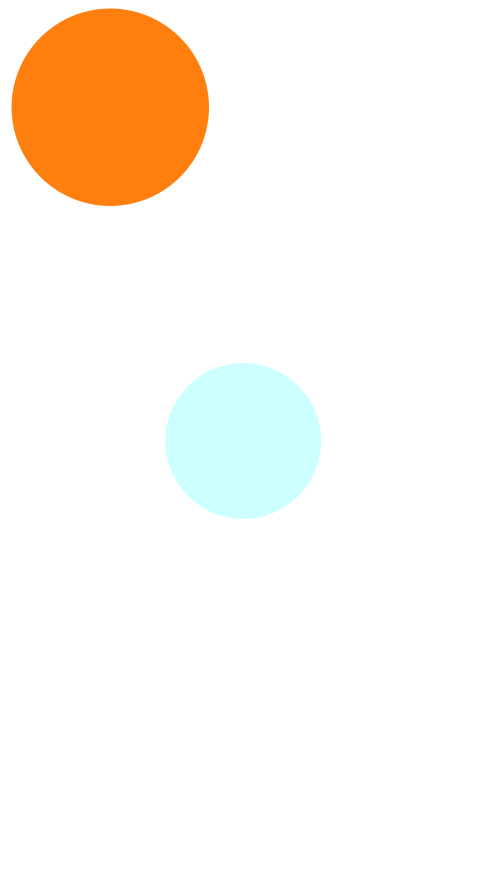
#> input picture project/plt1.png, 963 x 1770 px, found by its file name (shown at 1/2 size)
$ python algol.py
#> lines starting #> are read from the running program, lines starting #| are printed output that depends on the picture
import matplotlib.pyplot as plt
import matplotlib.animation as animation
from matplotlib import rc
from matplotlib.ticker import ScalarFormatter
from matplotlib.backends.backend_agg import FigureCanvasAgg
from matplotlib.figure import Figure

from PIL import Image

from scipy.integrate import solve_ivp
from scipy.spatial.transform import Rotation as R

import numpy as np

# [5 lines of commented-out code are left out]

rc('animation', html='jshtml')

'''
https://en.wikipedia.org/wiki/Algol
'''

'''
Constants
'''
sol_mass = 2e30     # mass of sun in kg
sol_r = 695700      # radius of sun in km
sol_L = 3.828e26    # luminosity of the sun in Watts
G = 6.67430e-20     # km**3/(kg * s**2)

'''
Astrometry of Algol System
'''
d = 28          # parsecs

'''
Details of beta per Aa1
'''
m1 = sol_mass * 3.17
r1 = sol_r * 2.73
L1 = sol_L * 182
T1 = 13000  # Kelvin
# c1 = rr.teffToColor("B-V", T1, 0.0)
# print(c1)

'''
Details of beta per Aa2
'''
m2 = sol_mass * 0.70
r2 = sol_r * 3.48
L2 = sol_L * 6.92
T2 = 4500  # Kelvin

'''
Orbital Parameters of beta per Aa2 around beta per Aa1
'''
p = 2.867328    # period in days
a = 0.00215     # semi-major axis in arcseconds
e = 0           # eccentricity
i = 98.70       # inclination in degrees
omega = 43.43   # longitude of the node in degrees

'''
Conversions
'''
d = d * 206265 # AU
a = a * (np.pi/(180 * 3600))    # radians
a = a * d * 1.496e8 # km
print("Semi-major axis = " + str("{:e}".format(a)) + " km. Since eccentricity = " + str(e) + ", the orbit is ciruclar and the semi-major axis \n is equivalent to the radius of the orbit.")
r = a

# Define the Euler angles
phi = omega - 180   # alpha
theta = -i          # beta
psi = 90            # gamma

def Rx(theta):
  return np.matrix([[ 1, 0           , 0           ],
                   [ 0, np.cos(theta),-np.sin(theta)],
                   [ 0, np.sin(theta), np.cos(theta)]])

def Ry(theta):
  return np.matrix([[ np.cos(theta), 0, np.sin(theta)],
                   [ 0           , 1, 0           ],
                   [-np.sin(theta), 0, np.cos(theta)]])

def Rz(theta):
  return np.matrix([[ np.cos(theta), -np.sin(theta), 0 ],
                   [ np.sin(theta), np.cos(theta) , 0 ],
                   [ 0           , 0            , 1 ]])

R = Rz(psi) * Ry(theta) * Rx(phi) # Create a rotation matrix from the Euler angles


center = [0,0,0]
thet = np.linspace(0, 2*np.pi, 200)
x = (r * np.cos(thet) + center[0])
y = (r * np.sin(thet) + center[1])
z = (np.zeros(len(x)))
coord = np.zeros((len(x),3))
# print(len(x))

for j in range(len(x)):
    arr = R * [[x[j]], [y[j]], [z[j]]]
    coord[j,0] = arr[0]
    coord[j,1] = arr[1]
    coord[j,2] = arr[2]
# print(coord[:,2])

'''
Plotting
'''

fig = plt.figure(figsize=(10,5))
ax = fig.add_subplot(131, projection="3d")
ax1 = fig.add_subplot(132, projection="3d")
ax2 = fig.add_subplot(133)

u1 = np.linspace(0, 2 * np.pi, 50)
v1 = np.linspace(0, np.pi, 50)
x1 = r1 * np.outer(np.cos(u1), np.sin(v1)) + center[0]
y1 = r1 * np.outer(np.sin(u1), np.sin(v1)) + center[1]
z1 = r1 * np.outer(np.ones(np.size(u1)), np.cos(v1)) + center[2]
# print(z1)

step = 9
u2 = np.linspace(0, 2 * np.pi, 50)
v2 = np.linspace(0, np.pi, 50)
x2 = r2 * np.outer(np.cos(u2), np.sin(v2)) + coord[step, 0]
y2 = r2 * np.outer(np.sin(u2), np.sin(v2)) + coord[step, 1]
z2 = r2 * np.outer(np.ones(np.size(u2)), np.cos(v2)) + coord[step, 2]

def plot_everything(ax):

    ax.plot(coord[:,0], coord[:,1], coord[:,2]) # plot orbit

    ax.plot_surface(x1, y1, z1, color='#CCFFFF') # plot beta per Aa1
    ax.set_aspect('equal')

    ax.plot_surface(x2, y2, z2, color='tab:orange') # plot beta per Aa2
    ax.set_aspect('equal')

    # ax.view_init(elev = 90, azim = 0, roll = 90)

    formatter = ScalarFormatter(useMathText=True)
    formatter.set_scientific(True)
    # formatter.set_powerlimits((-1,8))

    ax.set_xlabel('x [1e6 km]')
    ax.set_ylabel('y [1e6 km]')
    ax.set_zlabel('z [1e6 km]')
    ax.xaxis.set_major_formatter(formatter)
    ax.ticklabel_format(useOffset=False)

    ax.autoscale(False)
    # ax._axis3don = False
    ax.set_xlim3d( np.min(coord[:,0]), np.max(coord[:,0]) ) # x-axis limits defined by minimum and maximum x value of orbit
    ax.set_ylim3d( np.min(coord[:,1]), np.max(coord[:,1]) ) # y-^^^^
    ax.set_zlim3d( np.min(coord[:,2]), np.max(coord[:,2]) ) # z-^^^^

plot_everything(ax)
ax.view_init(elev = 20, azim = -40, roll = 0)

plot_everything(ax1)
ax1.view_init(elev = 90, azim = 0, roll = 90)
ax1.zaxis.line.set_lw(0.)
ax1.set_zticks([])
ax1.set_zlabel(' ')
ax1.set_xlabel('x [km]')
ax1.set_ylabel('y [km]')
ax1.grid(False)
# ax1.plot(coord[:,0], coord[:,1], 'b', zdir='z', zs=-1e7)  # projection

ax2.plot(coord[:,0], coord[:,1], 'b', lw='0.25')
zorder1 = 0
zorder2 = 0
if(coord[step,2] > center[2]):
    zorder1 = 1
    zorder2 = 2
else:
    zorder1 = 2
    zorder2 = 1
c1 = plt.Circle((center[0], center[1]), r1, color='#CCFFFF', zorder=zorder1)
c2 = plt.Circle((coord[step,0], coord[step,1]), r2, color='tab:orange', zorder=zorder2)
ax2.add_patch(c1)
ax2.add_patch(c2)
ax2.set_aspect('equal')

fig.tight_layout()

plt.show()
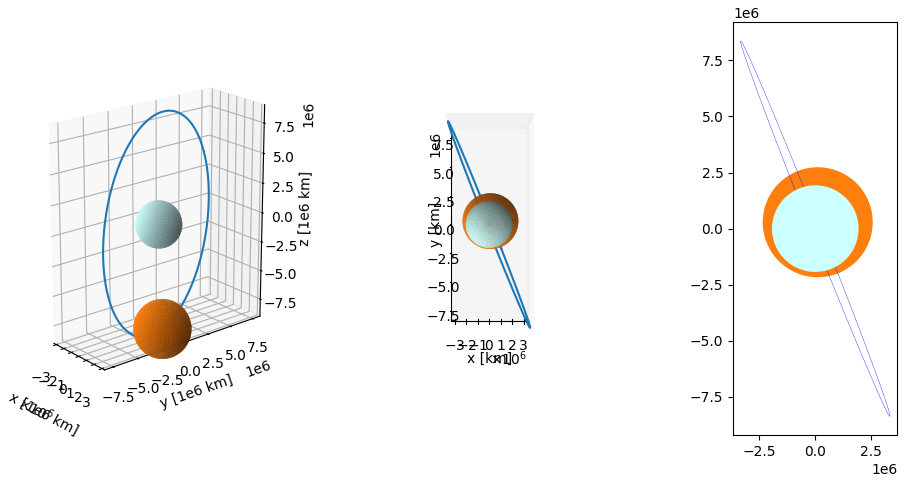
#> figure drawn by matplotlib, 3 panels


'''
Projections
'''

fig = plt.figure(figsize=(10,5))
ax = fig.add_subplot(221)
ax1 = fig.add_subplot(222)
ax2 = fig.add_subplot(223)
ax3 = fig.add_subplot(224)

def plot_proj(ax,step):
    ax.plot(coord[:,0], coord[:,1], 'b', lw='0')
    zorder1 = 0
    zorder2 = 0
    if(coord[step,2] > center[2]):
        zorder1 = 1
        zorder2 = 2
    else:
        zorder1 = 2
        zorder2 = 1
    c1 = plt.Circle((center[0], center[1]), r1, color='#CCFFFF', zorder=zorder1)
    c2 = plt.Circle((coord[step,0], coord[step,1]), r2, color='tab:orange', zorder=zorder2)
    ax.add_patch(c1)
    ax.add_patch(c2)
    ax.set_aspect('equal')
    ax.set_xticks([])
    ax.set_xlabel(' ')
    ax.set_yticks([])
    ax.set_ylabel(' ')
    ax.grid(False)
    # ax.set_aspect('equal')
    ax.set_xlim( np.min(coord[:,0]) - 3e6, np.max(coord[:,0]) + 3e6)
    ax.set_ylim( np.min(coord[:,1]) - 3e6, np.max(coord[:,1]) + 3e6)

plot_proj(ax, 50 + 9)
ax.set_title('Full Luminosity')
plot_proj(ax1, 9)
ax1.set_title('Secondary Eclipse')
plot_proj(ax2, 150 + 9)
ax2.set_title('Full Luminosity')
plot_proj(ax3, 100 + 9)
ax3.set_title('Primary Eclipse')

# canvas = FigureCanvasAgg(fig)
# # Option 2: Retrieve a memoryview on the renderer buffer, and convert it to a
# # numpy array.
# canvas.draw()
# rgba = np.asarray(canvas.buffer_rgba())
# # ... and pass it to PIL.
# im = Image.fromarray(rgba)
# # This image can then be saved to any format supported by Pillow, e.g.:
# im.save("C:/Users/mania/Desktop/ME_Fall_2023/Spring 2024/PHYS 454/test.bmp")
# fig.tight_layout()
# fig.savefig('C:/Users/mania/Desktop/ME_Fall_2023/Spring 2024/PHYS 454/algol_luminosities.png', dpi = 600) # save to desired location

plt.show()
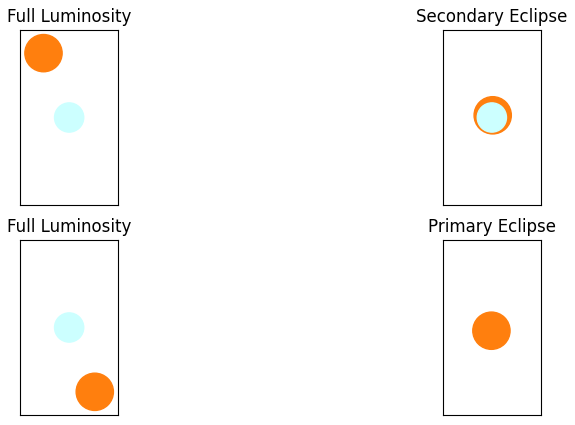
#> figure drawn by matplotlib, 4 panels

'''
Analyze images
'''
im1 = Image.open('C:/Users/mania/Desktop/ME_Fall_2023/Spring 2024/PHYS 454/plt1.png')
#> im1 is the input picture: PIL image 963x1770 RGBA; mean R, G, B, A 252.7, 245.8, 237.7, 255
im2 = Image.open('C:/Users/mania/Desktop/ME_Fall_2023/Spring 2024/PHYS 454/plt2.png')
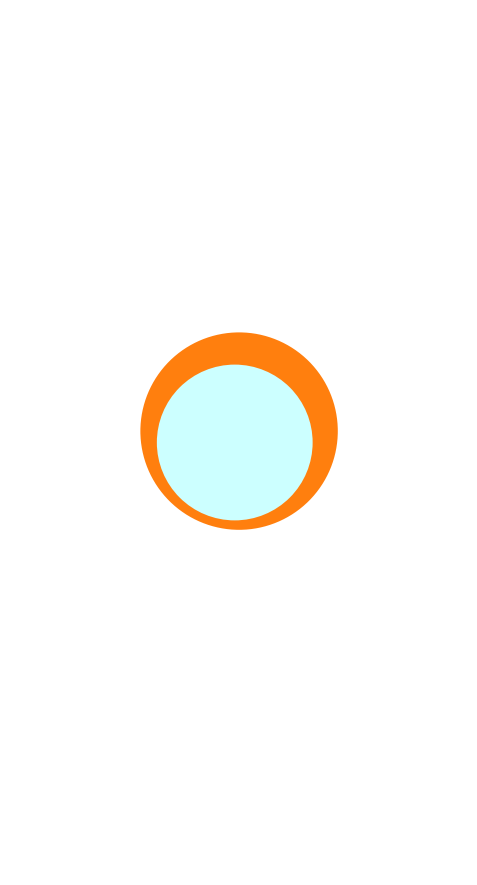
#> input picture project/plt2.png, 953 x 1770 px, found by its file name (shown at 1/2 size)
#> im2 is the input picture: PIL image 953x1770 RGBA; mean R, G, B, A 252.7, 251.5, 248.4, 255
im3 = Image.open('C:/Users/mania/Desktop/ME_Fall_2023/Spring 2024/PHYS 454/plt3.png')
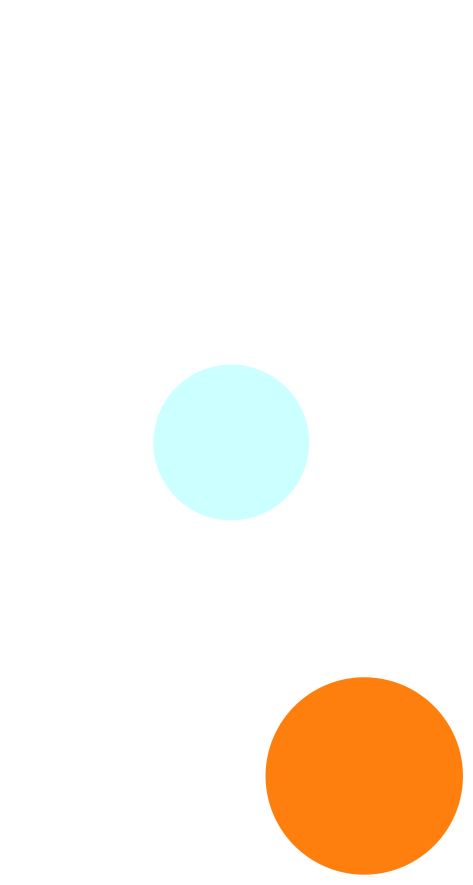
#> input picture project/plt3.png, 945 x 1770 px, found by its file name (shown at 1/2 size)
#> im3 is the input picture: PIL image 945x1770 RGBA; mean R, G, B, A 252.7, 245.6, 237.4, 255
im4 = Image.open('C:/Users/mania/Desktop/ME_Fall_2023/Spring 2024/PHYS 454/plt4.png')
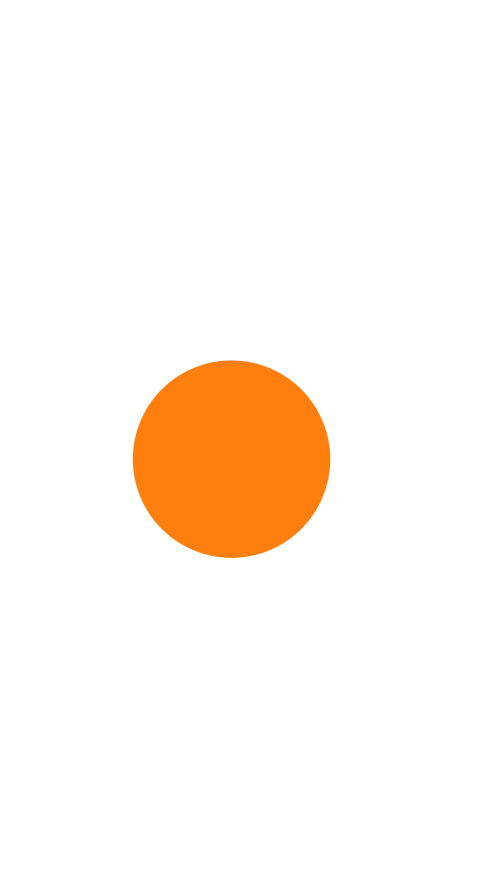
#> input picture project/plt4.png, 954 x 1770 px, found by its file name (shown at 1/2 size)
#> im4 is the input picture: PIL image 954x1770 RGBA; mean R, G, B, A 255, 245.7, 237.5, 255
print(im1.format, im1.size, im1.mode)
#| PNG (963, 1770) RGBA
print(im2.format, im2.size, im2.mode)
#| PNG (953, 1770) RGBA
print(im3.format, im3.size, im3.mode)
#| PNG (945, 1770) RGBA
print(im4.format, im4.size, im4.mode)
#| PNG (954, 1770) RGBA

fig = plt.figure(figsize=(15,5))
ax = fig.add_subplot(141)
ax1 = fig.add_subplot(142)
ax2 = fig.add_subplot(143)
ax3 = fig.add_subplot(144)

ax.imshow(im2)
ax1.imshow(im2)
ax2.imshow(im3)
ax3.imshow(im4)
# plt.show()

imdata1 = np.array(im1, dtype=int)
imdata2 = np.array(im2, dtype=int)
imdata3 = np.array(im3, dtype=int)
imdata4 = np.array(im4, dtype=int)


'''
Animation???
'''
import matplotlib
matplotlib.rcParams['animation.embed_limit'] = 100
fig = plt.figure()
ax = fig.add_subplot(121, projection="3d")
ax1 = fig.add_subplot(122, projection="3d")

duration = 199
coord = np.flip(coord, 0)


# [41 lines left out: function animate, not called in this run]


# [6 lines of commented-out code are left out]
